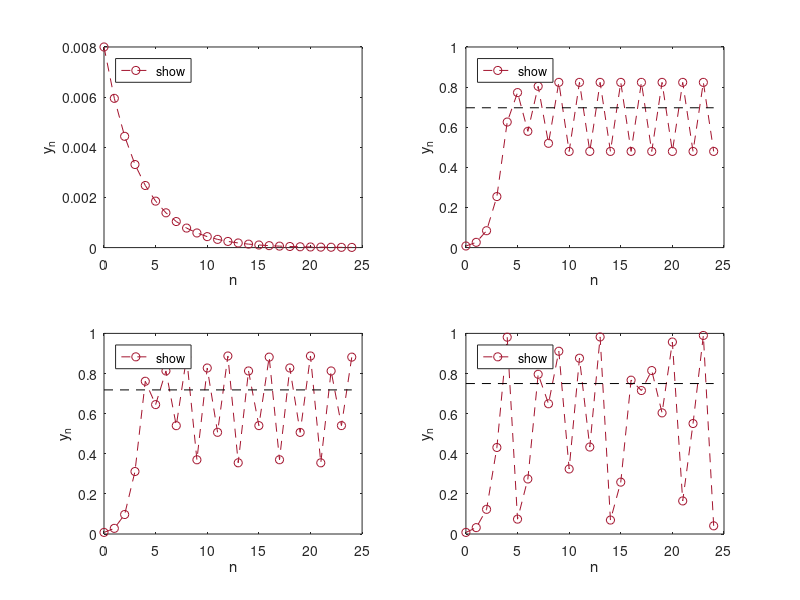

Source code (MATLAB):
% Fig. 1.22: Parameter study of the logistic growth model (book, Section 1.3, Eq. 1.28)
% y_{n+1} = a y_n (1 - y_n) with y_0 = 0.008 and a = 0.75, 3.3, 3.55, 4
% (c) 2026 Philipp Kügler · Program for the book "Dynamical Systems in the Life Sciences" · MIT License (see LICENSE)
y0 = 0.008; N = 24;
n = 0:N;
as = [0.75 3.3 3.55 4];
for p = 1:4
    a = as(p);
    y = zeros(1, N + 1);
    y(1) = y0;
    for k = 1:N
        y(k + 1) = a * y(k) * (1 - y(k));
    end
    subplot(2, 2, p);
    plot(n, y, '--o', 'Color', [0.64 0.08 0.18], 'DisplayName', sprintf('a = %g', a)); hold on
    if a > 1
        plot([0 N], [1 - 1/a, 1 - 1/a], 'k--', 'HandleVisibility', 'off');   % steady state 1 - 1/a
    end
    hold off; xlabel('n'); ylabel('y_n'); legend('show', 'Location', 'northwest');
    fprintf('a = %g:  y_21 ... y_24 = ', a); fprintf('%.4g  ', y(22:25)); fprintf('\n');
end
